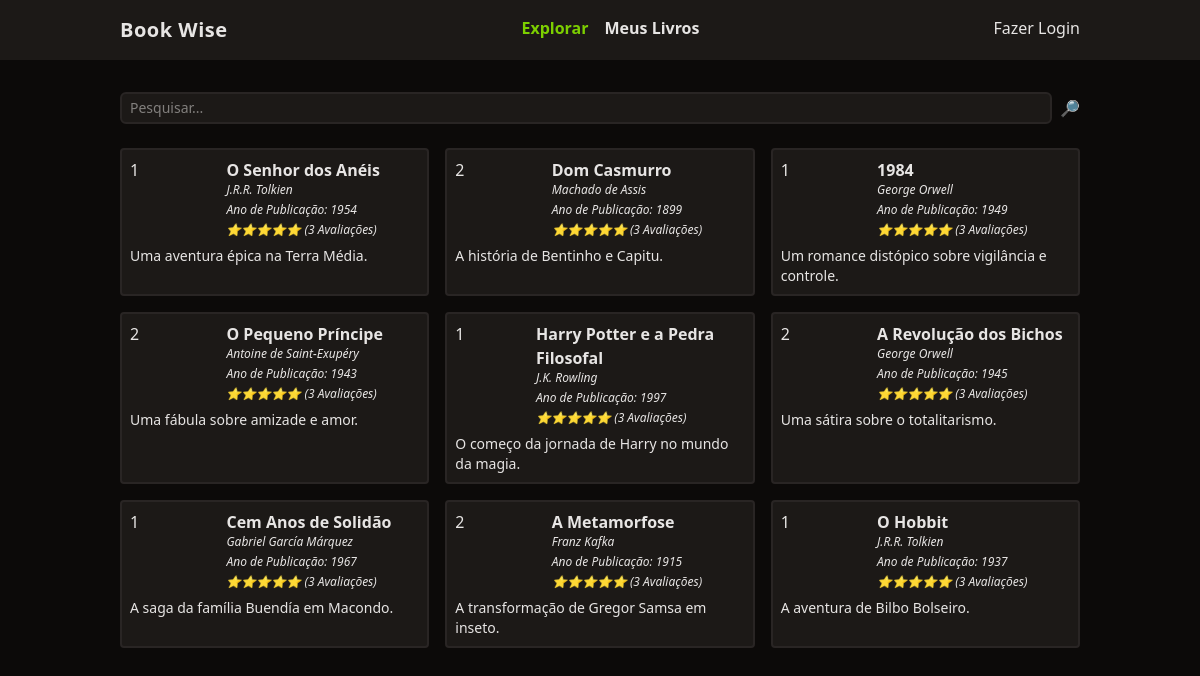
The page / on the database its author committed.
### tables this page shows
CREATE TABLE books (
  id integer primary key,
  title varchar(255),
  author varchar(255),
  description text,
  year_of_release integer,
  user_id integer,
  foreign key(user_id) references users(id) on delete cascade
);

### functions.php (called while the page is built, shortened)
<?php
  function view($view, $data = []) {
    require 'views/template/app.php';
  }

### controllers/index.controller.php (called while the page is built)
<?php
  $search = $_REQUEST['search'] ?? '';
  $books = $database->query(
    query:"select * from books where title like :search",
    class: Book::class,
    params: ['search' => "%$search%"]
  )->fetchAll();
  view('index', compact('books'));

### routes.php (called while the page is built, shortened)
<?php
$controller = str_replace('/', '', parse_url($_SERVER['REQUEST_URI'])['path']);
if (!$controller) $controller = 'index';
require "controllers/{$controller}.controller.php";

### index.php (called while the page is built, shortened)
<?php
  require "functions.php";
  $config = require 'config.php';
  require "Database.php";
  require "routes.php";

### config.php (called while the page is built)
<?php
  return [
    'database' => [
      'driver' => 'sqlite',
      'database' => 'database.sqlite'
    ]
  ];

### database.php (called while the page is built)
<?php
  class Database {
    private $db;
    public function __construct($config) {
      $this->db = new PDO($this->getDsn($config));
    }
    private function getDsn($config) {
      $driver = $config['driver'];
      unset($config['driver']);
      $dsn = $driver . ':' . http_build_query($config, '', ';');
      if ($driver == 'sqlite') {
        $dsn = $driver . ':' . $config['database'];
      }
      return $dsn;
    }
    public function query($query, $class = null, $params = []) {
      $prepare = $this->db->prepare($query);
      if($class) {
        $prepare->setFetchMode(PDO::FETCH_CLASS, $class);
      }
      $prepare->execute($params);
      return $prepare;
    }
  }
  $database = new Database($config['database']);

### views/index.view.php (the view)
<form class="w-full flex space-x-2">
  <input
    type="text"
    name="search"
    class="border-stone-800 border-2 rounded-md bg-stone-900 text-sm focus:outline-none px-2 py-1 w-full"
    placeholder="Pesquisar..."
  >
  <button type="submit">🔎</button>
</form>
<section class="grid gap-4 grid-cols-1 md:grid-cols-2 lg:grid-cols-3">
  <?php foreach ($books as $book): ?>
    <div class="p-2 rounded border-stone-800 border-2 bg-stone-900">
      <div class="flex">
        <div class="w-1/3">
          <?= $book->user_id ?>
        </div>
        <div class="space-y-1">
          <a href="/book?id=<?= $book->id ?>" class="font-semibold hover:underline">
            <?= $book->title ?>
          </a>
          <div class="text-xs italic">
            <?= $book->author ?>
          </div>
          <div class="text-xs italic">
            Ano de Publicação: <?= $book->year_of_release ?>
          </div>
          <div class="text-xs italic">⭐⭐⭐⭐⭐ (3 Avaliações)</div>
        </div>
      </div>
      <div class="text-sm mt-2">
        <?= $book->description ?>
      </div>
    </div>
  <?php endforeach ?>
</section>

### views/template/app.php (shortened to what this page needs)
<!DOCTYPE html>
<html lang="en">
<head>
  <script src="https://cdn.jsdelivr.net/npm/@tailwindcss/browser@4"></script>
</head>
<body class="bg-stone-950 text-stone-200">
  <header class="bg-stone-900">
    <nav class="mx-auto max-w-screen-lg flex justify-between px-8 py-4">
      <div class="font-bold text-xl tracking-wide">Book Wise</div>
        <ul class="flex space-x-4 font-bold">
          <li><a href="/" class="text-lime-500">Explorar</a></li>
          <li><a href="/meus-livros.php" class="hover:underline">Meus Livros</a></li>
        </ul>
        <ul>
          <?php if (isset($_SESSION['auth'])): ?>
            <li><a href="/logout">Oi, <?= $_SESSION['auth']['name'] ?></a></li>
            <?php else: ?>
              <li><a href="/login">Fazer Login</a></li>
            <?php endif; ?>
        </ul>
    </nav>
  </header>
  <main class="mx-auto max-w-screen-lg space-y-6 p-8">
    <?php require "views/{$view}.view.php"; ?>
  </main>
</body>
</html>

### rows shown on the page
books: user "1", title "O Senhor dos Anéis", author "J.R.R. Tolkien", year_of_release "1954", description "Uma aventura épica na Terra Média."
books: user "2", title "Dom Casmurro", author "Machado de Assis", year_of_release "1899", description "A história de Bentinho e Capitu."
books: user "1", title "1984", author "George Orwell", year_of_release "1949", description "Um romance distópico sobre vigilância e controle."
books: user "2", title "O Pequeno Príncipe", author "Antoine de Saint-Exupéry", year_of_release "1943", description "Uma fábula sobre amizade e amor."
books: user "1", title "Harry Potter e a Pedra Filosofal", author "J.K. Rowling", year_of_release "1997", description "O começo da jornada de Harry no mundo da magia."
books: user "2", title "A Revolução dos Bichos", author "George Orwell", year_of_release "1945", description "Uma sátira sobre o totalitarismo."
books: user "1", title "Cem Anos de Solidão", author "Gabriel García Márquez", year_of_release "1967", description "A saga da família Buendía em Macondo."
books: user "2", title "A Metamorfose", author "Franz Kafka", year_of_release "1915", description "A transformação de Gregor Samsa em inseto."
books: user "1", title "O Hobbit", author "J.R.R. Tolkien", year_of_release "1937", description "A aventura de Bilbo Bolseiro."
